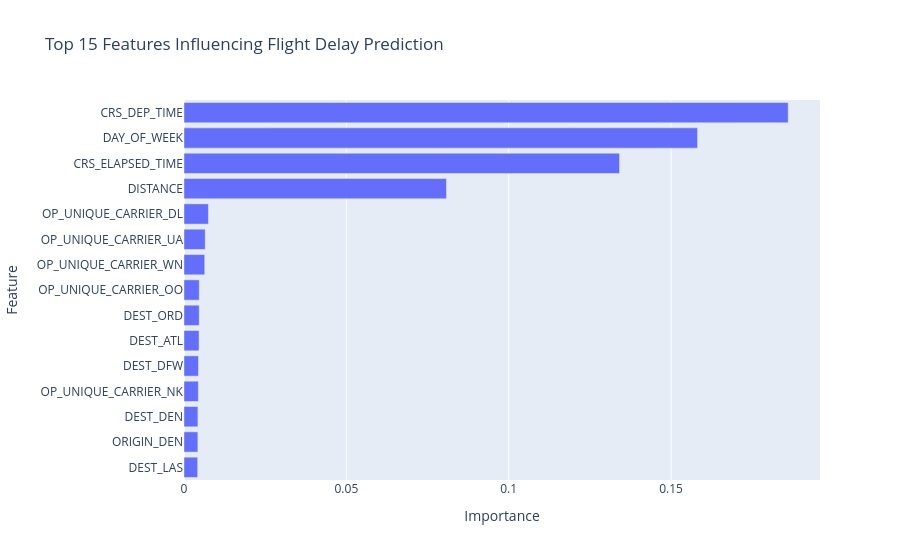

Notebook source saved alongside this figure:
### Code cell
import plotly.express as px

top_features = importance.head(15).sort_values()

fig = px.bar(
    x=top_features.values,
    y=top_features.index,
    orientation="h",
    title="Top 15 Features Influencing Flight Delay Prediction",
    labels={
        "x": "Importance",
        "y": "Feature"
    }
)

fig.show()

### Figure 1 — Plotly figure (JSON) as saved in the notebook; plotly's stock layout.template omitted (floating-point values rounded to 4 significant figures)
{"data": [{"hovertemplate": "Importance=%{x}<br>Feature=%{y}<extra></extra>", "legendgroup": "", "marker": {"color": "#636efa", "pattern": {"shape": ""}}, "name": "", "orientation": "h", "showlegend": false, "textposition": "auto", "type": "bar", "x": [0.004221, 0.004272, 0.004284, 0.004419, 0.004458, 0.004635, 0.004689, 0.0047, 0.006385, 0.006535, 0.007523, 0.08084, 0.1341, 0.1582, 0.1861], "xaxis": "x", "y": ["DEST_LAS", "ORIGIN_DEN", "DEST_DEN", "OP_UNIQUE_CARRIER_NK", "DEST_DFW", "DEST_ATL", "DEST_ORD", "OP_UNIQUE_CARRIER_OO", "OP_UNIQUE_CARRIER_WN", "OP_UNIQUE_CARRIER_UA", "OP_UNIQUE_CARRIER_DL", "DISTANCE", "CRS_ELAPSED_TIME", "DAY_OF_WEEK", "CRS_DEP_TIME"], "yaxis": "y"}], "layout": {"barmode": "relative", "legend": {"tracegroupgap": 0}, "title": {"text": "Top 15 Features Influencing Flight Delay Prediction"}, "xaxis": {"anchor": "y", "domain": [0, 1], "title": {"text": "Importance"}}, "yaxis": {"anchor": "x", "domain": [0, 1], "title": {"text": "Feature"}}}}
